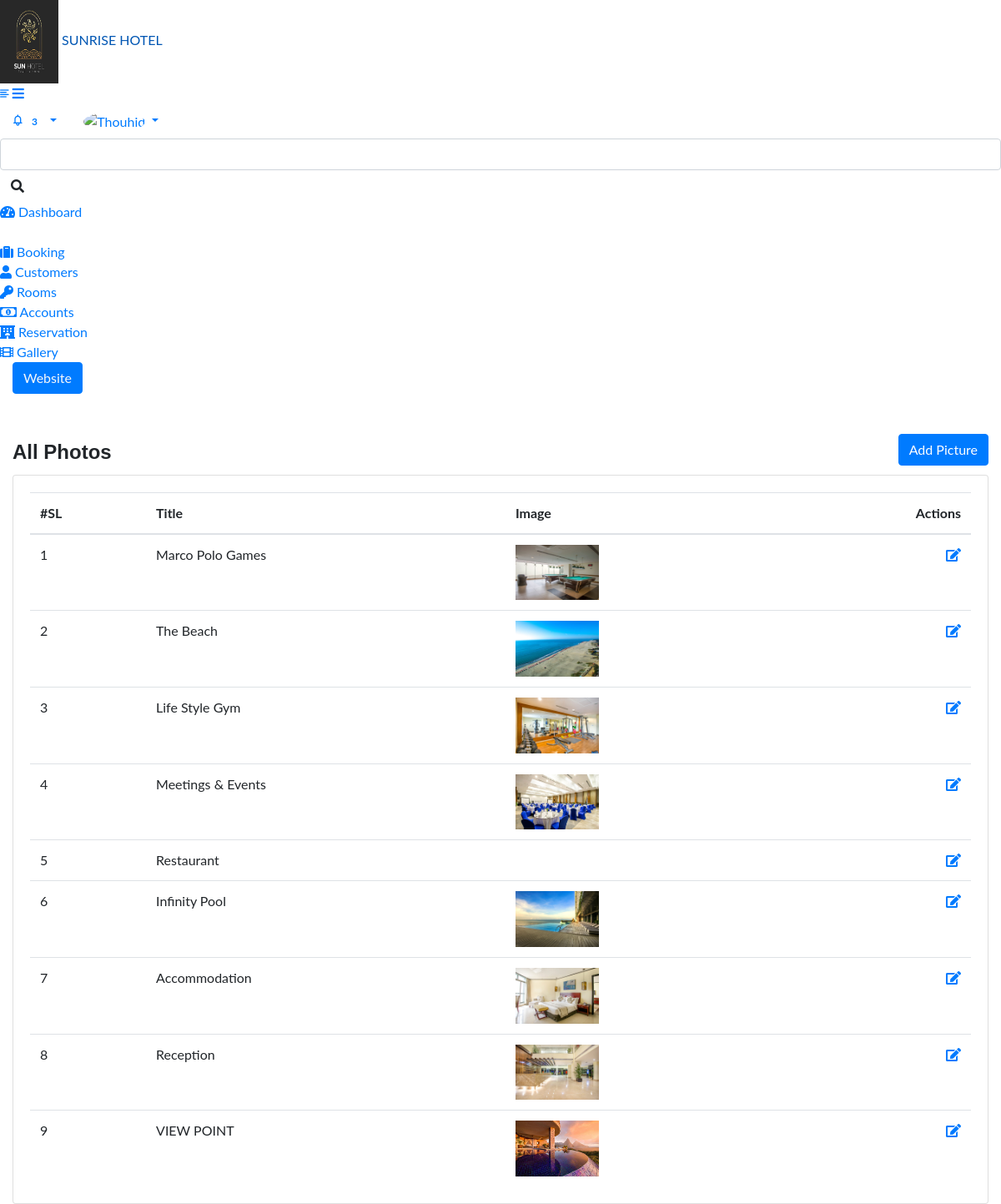
The app's page /admin/gallery_list.php (signed in) with its own data.
### tables this page shows
CREATE TABLE `tbl_gallery` (
  `id` int(11) NOT NULL,
  `image` varchar(255) DEFAULT NULL,
  `title` text DEFAULT NULL,
  `created_at` datetime DEFAULT NULL,
  `created_by` int(11) DEFAULT NULL,
  `updated_at` datetime DEFAULT NULL,
  `updated_by` int(11) DEFAULT NULL,
  `deleted_at` datetime DEFAULT NULL
);

### class/crud.php (called while the page is built, shortened)
<?php
    class crud{
        private $host='localhost';
        private $user='root';
        private $password='';
        private $database='hotel';
        private $connection;
        public function __construct(){
            $this->connection=new mysqli($this->host,$this->user,$this->password,$this->database);
        }
        public function common_select_query($sql){
            $result=array();
            $error=false;
            $rs=$this->connection->query($sql);
            if($rs){
                if($rs->num_rows > 0){
                    while($r=$rs->fetch_object()){
                        array_push($result,$r);
                    }
                }
            }else{
                $error=$this->connection->error();
            }
            $return = array('data'=>$result,'error'=>$error);
            return $return;
        }
    }
?>

### admin/gallery_list.php (the view, shortened to what this page needs)
<?php require_once('include/header.php') ?>
<?php require_once('include/sidebar.php') ?>
<div class="page-wrapper">
	<div class="content container-fluid">
		<div class="page-header">
			<div class="row align-items-center">
				<div class="col">
					<div class="mt-5">
						<h4 class="card-title float-left mt-2">All Photos</h4>
						<a href="gallery_add.php" class="btn btn-primary float-right veiwbutton">Add Picture</a> </div>
				</div>
			</div>
		</div>
		<div class="row">
			<div class="col-sm-12">
				<div class="card card-table">
					<div class="card-body booking_card">
						<div class="table-responsive">
							<table class="datatable table table-stripped table table-hover table-center mb-0">
								<thead>
									<tr>
										<th>#SL</th>
										<th>Title</th>
										<th>Image</th>
										<th class="text-right">Actions</th>
									</tr>
								</thead>
								<tbody>
								<?php
					$rs=$mysqli->common_select_query("SELECT * FROM `tbl_gallery`");
					if($rs['data']){
						foreach($rs['data'] as $i=>$d){
				?>
				<tr>
					<td><?= ++$i ?></td>
					<td><?= $d->title ?></td>
					<td><img src="<?= $base_url?>../upload/gallery/<?= $d->image ?>" width="100px" alt=""></td>
					<td class="text-right">
						<a href="<?= $base_url ?>gallery_edit.php?id=<?= $d->id ?>"><i class="fa fa-edit"></i></a>
					</td>
				</tr>
				<?php }
					}
				?>
								</tbody>
							</table>
						</div>
					</div>
				</div>
			</div>
		</div>
	</div>
</div>
<?php require_once('include/footer.php') ?>

### assets/website/css/style.css (style rules this page uses)
html, body { margin:0; font-size: 100%; font-family: 'Lato', sans-serif; background: #fff; }
body a { text-decoration:none; transition:0.5s all; -webkit-transition:0.5s all; -moz-transition:0.5s all; -o-transition:0.5s all; -ms-transition:0.5s all; }
h1,h2,h3,h4,h5,h6 { margin:0; font-family: 'Federo', sans-serif; font-weight: 600; }

### records on screen
tbl_gallery: title "Marco Polo Games", image (picture)
tbl_gallery: title "The Beach", image (picture)
tbl_gallery: title "Life Style Gym", image (picture)
tbl_gallery: title "Meetings & Events", image (picture)
tbl_gallery: title "Restaurant"
tbl_gallery: title "Infinity Pool", image (picture)
tbl_gallery: title "Accommodation", image (picture)
tbl_gallery: title "Reception", image (picture)
tbl_gallery: title "VIEW POINT", image (picture)
